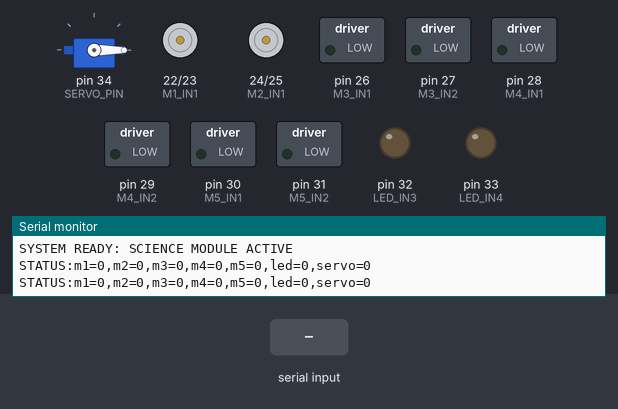
Recording of a sketch running on a simulated Arduino Mega 2560, built with avr-gcc and run on an emulated ATmega2560. Parts: servo, motor-driver pin pairs drawn as motors (green arrow = first pin HIGH = forward, orange = second pin HIGH = backward, longer = more drive), switched loads named in the sketch (green lamp = pin HIGH), output pins drawn as LEDs (lit = HIGH), the last lines printed to the serial monitor. The inputs (shaded band) are chosen by the test bench.

Above: at 1.2 s.
1.3 s: "1\n" received over Serial
At 2.2 s:
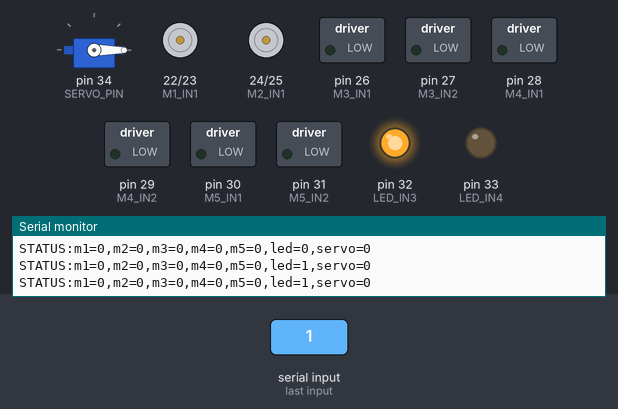
2.8 s: "4\n" received over Serial
At 3.4 s:
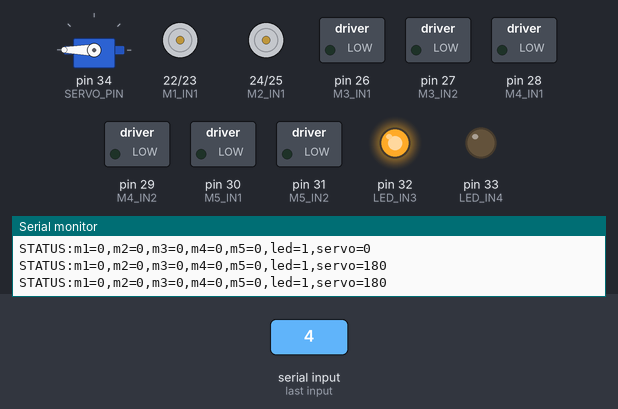
4.3 s: "2\n" received over Serial
At 5.5 s:
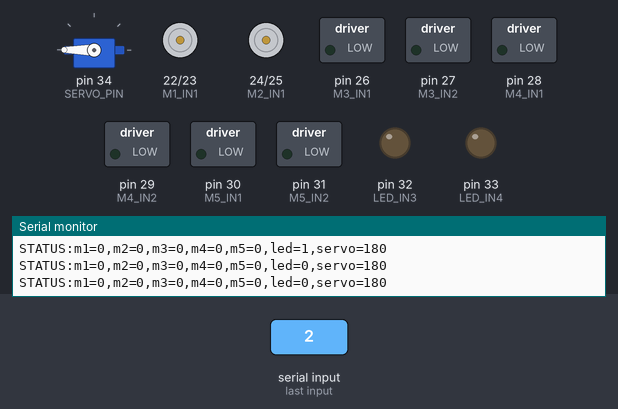
5.8 s: "x\n" received over Serial
At 6.9 s:
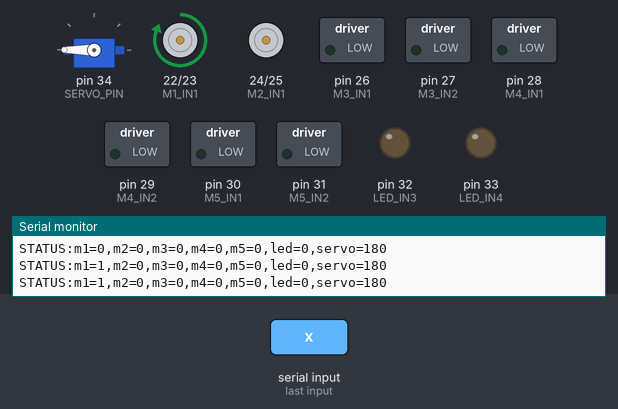
7.3 s: "3\n" received over Serial
At 8.0 s:
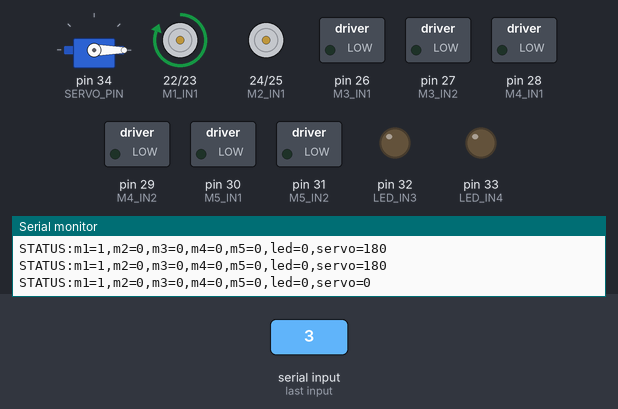
8.8 s: "c\n" received over Serial
At 9.2 s:
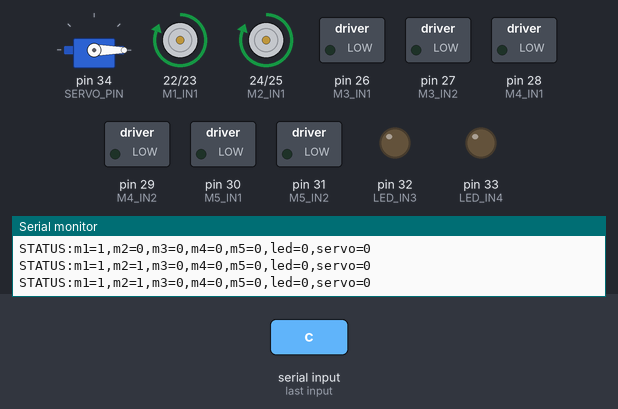
Timing chart, 0 to 11.3 s (numbered marks = the images above; inputs shaded):
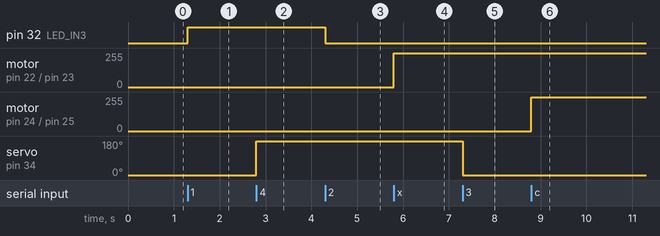

Measured:
- after the input at 1.3 s, pin 32 (LED_IN3): LOW → HIGH at once
- after the input at 2.8 s, servo on pin 34 (SERVO_PIN): 0° → 180° at once
- after the input at 4.3 s, pin 32 (LED_IN3): HIGH → LOW at once
- after the input at 5.8 s, motor on pin 22 (M1_IN1) / pin 23 (M1_IN2): stopped → forward 255/255 at once
- after the input at 7.3 s, servo on pin 34 (SERVO_PIN): 180° → 0° at once
- after the input at 8.8 s, motor on pin 24 (M2_IN1) / pin 25 (M2_IN2): stopped → forward 255/255 at once

The sketch:

science_mega.ino
```cpp
#include <Servo.h>

/*
  PROJECT: 5 PERISTALTIC MOTORS + 1 LED + 1 SERVO
  BOARD: Arduino Mega 2560
  MOTOR DRIVERS: 3 x L298N
  SERIAL BAUD RATE: 9600

  PROTOCOL:
    1. Structured Command (Preferred for Jetson ROS 2 bridge):
       "S:m1,m2,m3,m4,m5,led,servo\n"
       Example: "S:1,0,1,0,0,1,90\n"
       - m1..m5: 0 (OFF) or 1 (ON)
       - led: 0 (OFF) or 1 (ON)
       - servo: angle 0 to 180 degrees

    2. Periodic & Command Feedback:
       "STATUS:m1=1,m2=0,m3=1,m4=0,m5=0,led=1,servo=90\n"

    3. Legacy Single-Char Commands (Backward Compatibility):
       x = Motor 1 ON
       c = Motors 1, 2 ON
       v = Motors 1, 2, 3 ON
       b = Motors 1, 2, 3, 4 ON
       n = All 5 Motors ON
       z = All Motors OFF
       1 = LED ON, 2 = LED OFF
       4 = Servo 180°, 3 = Servo 0°
*/

// =====================================
// PIN CONFIGURATION
// =====================================

// Driver 1 - Motor 1
const int M1_IN1 = 22;
const int M1_IN2 = 23;

// Driver 1 - Motor 2
const int M2_IN1 = 24;
const int M2_IN2 = 25;

// Driver 2 - Motor 3
const int M3_IN1 = 26;
const int M3_IN2 = 27;

// Driver 2 - Motor 4
const int M4_IN1 = 28;
const int M4_IN2 = 29;

// Driver 3 - Motor 5
const int M5_IN1 = 30;
const int M5_IN2 = 31;

// Driver 3 - LED
const int LED_IN3 = 32;
const int LED_IN4 = 33;

// Servo Configuration
Servo myServo;
const int SERVO_PIN = 34;
const int SERVO_START_ANGLE = 0;

// Current States
bool motorState[5] = {false, false, false, false, false};
bool ledState = false;
int currentServoAngle = SERVO_START_ANGLE;

// Serial buffer
String inputBuffer = "";
unsigned long lastStatusBroadcast = 0;
const unsigned long STATUS_INTERVAL_MS = 1000; // Periodic feedback every 1 second

// =====================================
// ACTUATOR FUNCTIONS
// =====================================

void setMotor(int motor, bool state) {
  int in1, in2;

  switch (motor) {
    case 0: in1 = M1_IN1; in2 = M1_IN2; break;
    case 1: in1 = M2_IN1; in2 = M2_IN2; break;
    case 2: in1 = M3_IN1; in2 = M3_IN2; break;
    case 3: in1 = M4_IN1; in2 = M4_IN2; break;
    case 4: in1 = M5_IN1; in2 = M5_IN2; break;
    default: return;
  }

  motorState[motor] = state;
  if (state) {
    digitalWrite(in1, HIGH);
    digitalWrite(in2, LOW);
  } else {
    digitalWrite(in1, LOW);
    digitalWrite(in2, LOW);
  }
}

void stopAllMotors() {
  for (int i = 0; i < 5; i++) {
    setMotor(i, false);
  }
}

void setLED(bool state) {
  ledState = state;
  if (state) {
    digitalWrite(LED_IN3, HIGH);
    digitalWrite(LED_IN4, LOW);
  } else {
    digitalWrite(LED_IN3, LOW);
    digitalWrite(LED_IN4, LOW);
  }
}

void moveServo(int targetAngle) {
  targetAngle = constrain(targetAngle, 0, 180);
  myServo.write(targetAngle);
  currentServoAngle = targetAngle;
}

// Print machine-readable status over serial for ROS 2 Jetson bridge
void printStatus() {
  Serial.print("STATUS:m1=");
  Serial.print(motorState[0] ? 1 : 0);
  Serial.print(",m2=");
  Serial.print(motorState[1] ? 1 : 0);
  Serial.print(",m3=");
  Serial.print(motorState[2] ? 1 : 0);
  Serial.print(",m4=");
  Serial.print(motorState[3] ? 1 : 0);
  Serial.print(",m5=");
  Serial.print(motorState[4] ? 1 : 0);
  Serial.print(",led=");
  Serial.print(ledState ? 1 : 0);
  Serial.print(",servo=");
  Serial.println(currentServoAngle);
}

// =====================================
// COMMAND PARSER
// =====================================

void parseStructuredCommand(String cmd) {
  // Format: "S:m1,m2,m3,m4,m5,led,servo"
  // Remove "S:" prefix
  String args = cmd.substring(2);
  args.trim();

  int vals[7] = {0, 0, 0, 0, 0, 0, 0};
  int idx = 0;
  int startIdx = 0;

  for (int i = 0; i <= args.length() && idx < 7; i++) {
    if (i == args.length() || args.charAt(i) == ',') {
      vals[idx] = args.substring(startIdx, i).toInt();
      idx++;
      startIdx = i + 1;
    }
  }

  if (idx >= 6) {
    for (int m = 0; m < 5; m++) {
      setMotor(m, vals[m] != 0);
    }
    setLED(vals[5] != 0);
    if (idx >= 7) {
      moveServo(vals[6]);
    }
    printStatus();
  }
}

void parseLegacyChar(char c) {
  if (c >= 'A' && c <= 'Z') c = c + ('a' - 'A');

  switch (c) {
    case 'x':
      setMotor(0, true);
      break;
    case 'c':
      setMotor(0, true); setMotor(1, true);
      break;
    case 'v':
      setMotor(0, true); setMotor(1, true); setMotor(2, true);
      break;
    case 'b':
      setMotor(0, true); setMotor(1, true); setMotor(2, true); setMotor(3, true);
      break;
    case 'n':
      for (int i = 0; i < 5; i++) setMotor(i, true);
      break;
    case 'z':
      stopAllMotors();
      break;
    case '1':
      setLED(true);
      break;
    case '2':
      setLED(false);
      break;
    case '4':
      moveServo(180);
      break;
    case '3':
      moveServo(0);
      break;
    default:
      return;
  }
  printStatus();
}

// =====================================
// SETUP & LOOP
// =====================================

void setup() {
  Serial.begin(9600);

  // Motor pins
  pinMode(M1_IN1, OUTPUT); pinMode(M1_IN2, OUTPUT);
  pinMode(M2_IN1, OUTPUT); pinMode(M2_IN2, OUTPUT);
  pinMode(M3_IN1, OUTPUT); pinMode(M3_IN2, OUTPUT);
  pinMode(M4_IN1, OUTPUT); pinMode(M4_IN2, OUTPUT);
  pinMode(M5_IN1, OUTPUT); pinMode(M5_IN2, OUTPUT);

  // LED pins
  pinMode(LED_IN3, OUTPUT); pinMode(LED_IN4, OUTPUT);

  // Servo
  myServo.attach(SERVO_PIN);
  myServo.write(SERVO_START_ANGLE);
  currentServoAngle = SERVO_START_ANGLE;

  // Initialize OFF
  stopAllMotors();
  setLED(false);

  inputBuffer.reserve(64);
  Serial.println("SYSTEM READY: SCIENCE MODULE ACTIVE");
  printStatus();
}

void loop() {
  // Read Serial
  while (Serial.available() > 0) {
    char c = Serial.read();

    if (c == '\n' || c == '\r') {
      inputBuffer.trim();
      if (inputBuffer.length() > 0) {
        if (inputBuffer.startsWith("S:") || inputBuffer.startsWith("s:")) {
          parseStructuredCommand(inputBuffer);
        } else if (inputBuffer.length() == 1) {
          parseLegacyChar(inputBuffer.charAt(0));
        }
        inputBuffer = "";
      }
    } else {
      if (inputBuffer.length() < 60) {
        inputBuffer += c;
      }
    }
  }

  // Periodic heartbeat / status broadcast
  unsigned long now = millis();
  if (now - lastStatusBroadcast >= STATUS_INTERVAL_MS) {
    lastStatusBroadcast = now;
    printStatus();
  }
}
```
